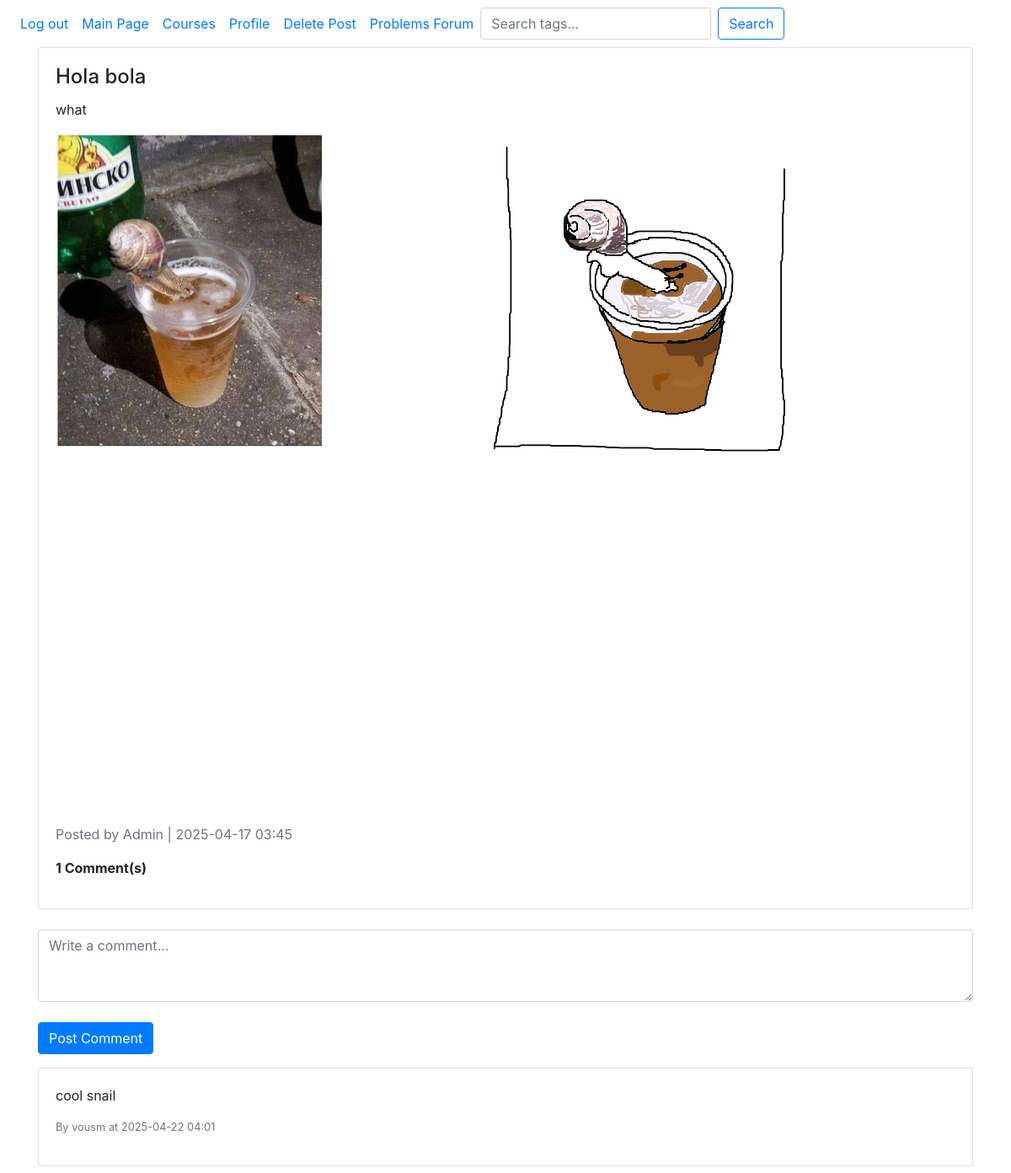
Before: /post/7 (signed in) with the older database file.
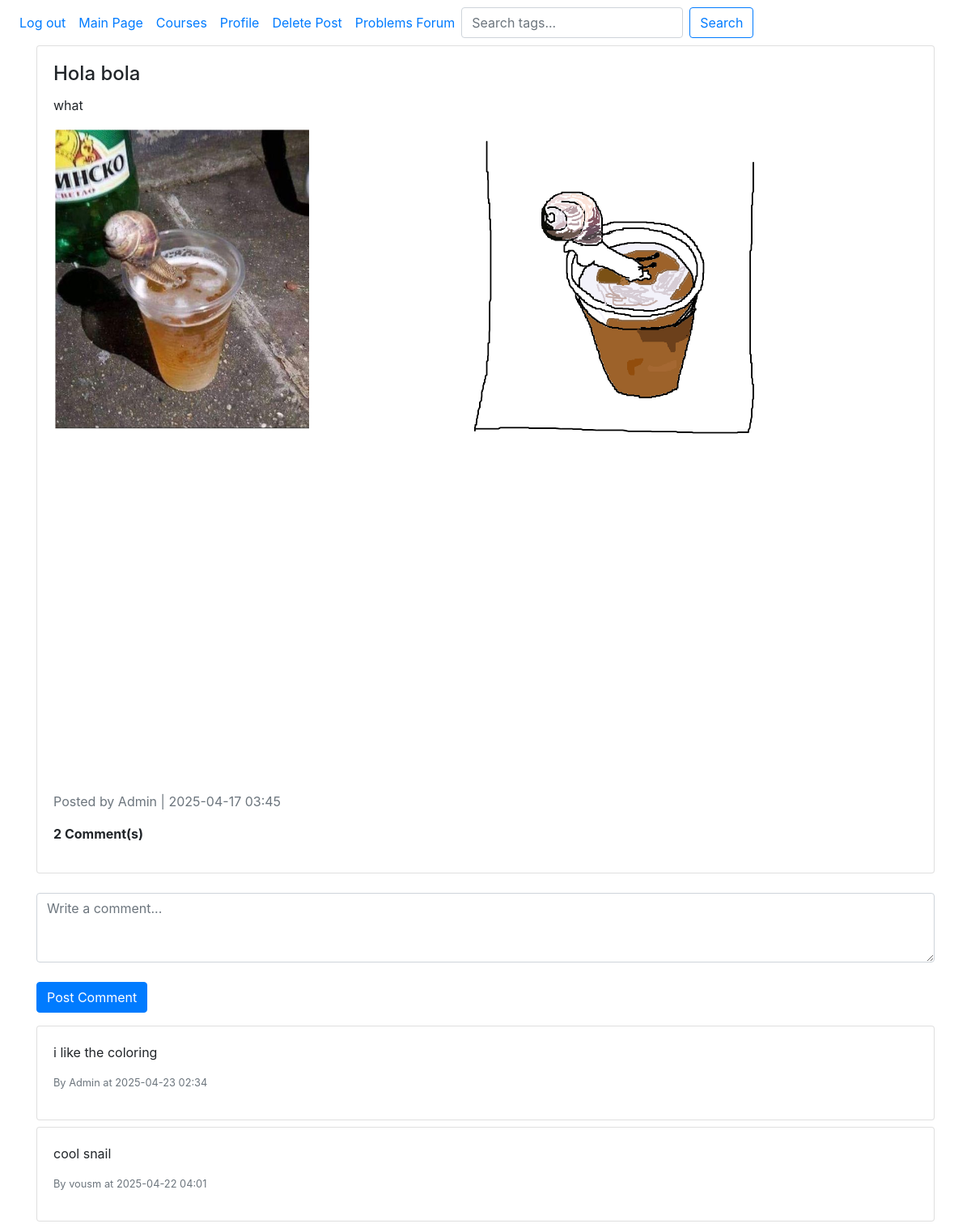
After: the same page with the newer database file.
### website/models.py (models this page shows)
class Posts(db.Model):
    id = db.Column(db.Integer, primary_key = True)
    post_title = db.Column(db.String(150))
    timestamp = db.Column(db.DateTime(timezone=True), default=func.now())
    user_id = db.Column(db.Integer, db.ForeignKey('user.id'))  # who posted it
    image_url = db.Column(db.String(300))  # the artwork (if it's an image post)
    content = db.Column(db.Text)  # description/caption
    likes = db.Column(db.Integer, default=0) # likes/upvotes, for sorting posts
    tags = db.relationship('Tag', secondary=post_tags, backref='posts')
    is_locked = db.Column(db.Boolean, default=True)
    is_approved = db.Column(db.Boolean, default=False) # check for a post to see if its approved or not
    comments = db.relationship('Comment', backref='post', lazy=True)  # link comments to the post

class User(db.Model, UserMixin):
    id = db.Column(db.Integer, primary_key = True)
    email = db.Column(db.String(150), unique = True)
    password = db.Column(db.String(150))
    posts = db.relationship('Posts', backref='author', lazy=True) # user's posts
    username = db.Column(db.String(150), unique=True, nullable=False)  # renamed from first_name
    user_image = db.Column(db.String(300), nullable=True)  # path to profile image
    is_admin = db.Column(db.Boolean, default=False) # check to see if this is an admin or not

class Comment(db.Model): #posts comments
    id = db.Column(db.Integer, primary_key=True)
    content = db.Column(db.Text, nullable=False)  # comment text
    timestamp = db.Column(db.DateTime, default=datetime.utcnow)  # when the comment was made
    user_id = db.Column(db.Integer, db.ForeignKey('user.id'), nullable=False)
    post_id = db.Column(db.Integer, db.ForeignKey('posts.id'), nullable=False)
    user = db.relationship('User', backref='comments')

### website/views.py (the view, shortened to what this page needs)
@views.route('/post/<int:post_id>', methods=['GET', 'POST'])
@login_required
def post_detail(post_id):
    post = Posts.query.get_or_404(post_id)
    comments = Comment.query.filter_by(post_id=post_id).order_by(Comment.timestamp.desc()).all()
    return render_template('post_detail.html', post=post, comments=comments, user=current_user)

### website/__init__.py (called while the page is built)
def create_app():
    app = Flask(__name__)
    app.config['SECRET_KEY'] = 'touplis' #secret key for dev only
    app.config['SQLALCHEMY_DATABASE_URI'] = f'sqlite:///{DB_NAME}'
    db.init_app(app)
    migrate.init_app(app, db)
    from .views import views
    from .auth import auth
    from .admin import admin
    app.register_blueprint(views, url_prefix='/')
    app.register_blueprint(auth, url_prefix='/')
    app.register_blueprint(admin)
    from .models import User, Posts, Course
    login_manager = LoginManager()
    login_manager.login_view = 'auth.login'
    login_manager.init_app(app)
    @login_manager.user_loader
    def load_user(id):
        return User.query.get(int(id))
    @app.context_processor
    def inject_user():
        return dict(user=current_user)
    create_database(app)
    return app

### website/templates/post_detail.html (shortened to what this page needs)
{% extends "base.html" %}
{% block content %}
<div class="card mb-4">
    <div class="card-body">
      <h4 class="card-title">{{ post.post_title }}</h4>
      <p class="card-text">{{ post.content }}</p>
      {% if post.image_url %}
        <img src="{{ post.image_url }}" class="img-fluid">
      {% endif %}
      <p class="text-muted">Posted by {{ post.author.username }} | {{ post.timestamp.strftime('%Y-%m-%d %H:%M') }}</p>
      <p><strong>{{ comments|length }} Comment(s)</strong></p>
    </div>
  </div>
  <form method="POST" class="mb-3">
    <div class="form-group">
      <textarea name="comment_content" class="form-control" rows="3" placeholder="Write a comment..."></textarea>
    </div>
    <button type="submit" class="btn btn-primary mt-2">Post Comment</button>
  </form>
  {% for comment in comments %}
    <div class="card mb-2">
      <div class="card-body">
        <p class="card-text">{{ comment.content }}</p>
        <p class="text-muted small">By {{ comment.user.username }} at {{ comment.timestamp.strftime('%Y-%m-%d %H:%M') }}</p>
      </div>
    </div>
  {% endfor %}
{% endblock %}

### website/templates/base.html (shortened to what this page needs)
<!DOCTYPE html>
<html>
    <head>
        <link
        rel="stylesheet"
        href="https://stackpath.bootstrapcdn.com/bootstrap/4.4.1/css/bootstrap.min.css"
      />
      <link
        rel="stylesheet"
        href="https://stackpath.bootstrapcdn.com/font-awesome/4.7.0/css/font-awesome.min.css"
      />
    </head>
    <body>
      <nav class="navbar navbar-expand-lg">
        <div class="collapse navbar-collapse" id="navbar">
          <div class="navbar-nav">
            {% if user.is_authenticated %}
            <a class="nav-item nav-link" id="logout" href="/logout">Log out</a>
            <a class="nav-item nav-link" id="main" href="/main">Main Page</a>
            <a class="nav-item nav-link" id="courses" href="/main/courses">Courses</a>
            <a class="nav-item nav-link" id="edit_profile" href="/profile/edit">Profile</a>
            <a class="nav-item nav-link" id="delete_post" href="/delete_post">Delete Post</a>
            <a class="nav-item nav-link" id="problems" href="/main/problems">Problems Forum</a>
            {% else %}
            <a class="nav-item nav-link" id="home" href="/">Home</a>
            <a class="nav-item nav-link" id="login" href="/login">Login</a>
            <a class="nav-item nav-link" id="register" href="/register">Register</a>
            {% endif %}
          </div>
            <form class="form-inline my-2 my-lg-0" action="{{ url_for('views.search') }}" method="GET">
              <input class="form-control mr-sm-2" type="search" name="tag" placeholder="Search tags..." aria-label="Search">
              <button class="btn btn-outline-primary my-2 my-sm-0" type="submit">Search</button>
            </form>
        </div>
      </nav>
      <div class="container">
        {% block content %}
        {% endblock %}
      </div>
    </body>
</html>

Changed rows visible on the page:
added Comment: content "i like the coloring", user.username "Admin", timestamp "2025-04-23 02:34"
Other visible differences:
{{ comments|length }}: "1" → "2"
